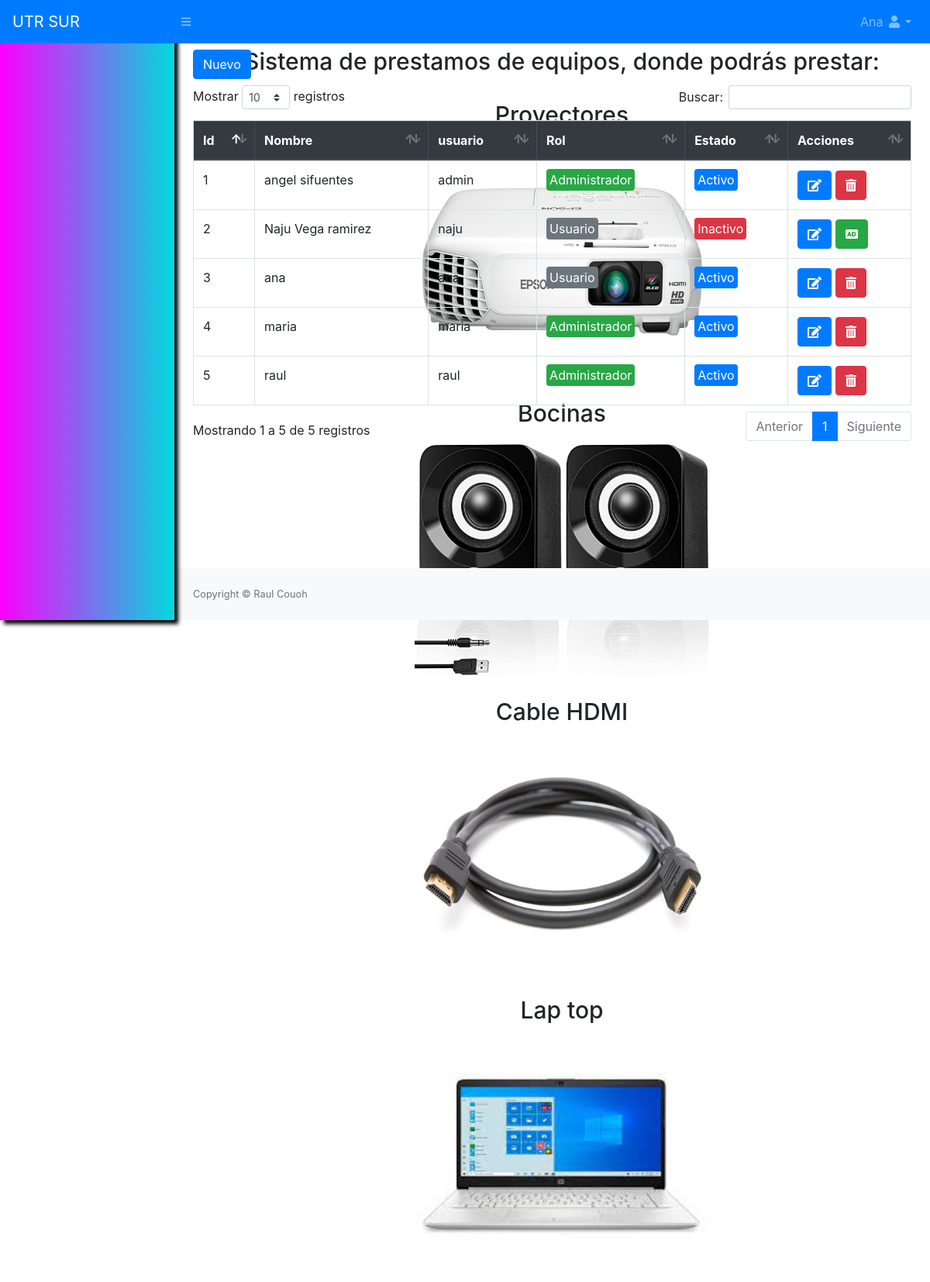
Screenshot of /usuarios/listar (signed in) with the database file from the repository.
### tables this page shows
CREATE TABLE `usuarios` (
  `id` int(11) PRIMARY KEY NOT NULL,
  `usuario` varchar(50) NOT NULL,
  `nombre` varchar(200) NOT NULL,
  `clave` varchar(100) NOT NULL,
  `rol` varchar(20) NOT NULL,
  `estado` int(11) NOT NULL DEFAULT 1
);

### index.php (called while the page is built, shortened)
<?php
require_once("Helpers/Helpers.php");
$url = isset($_GET['url']) ? $_GET['url'] : "Home/home";
$arrUrl = explode("/", $url);
$controller = $arrUrl[0];
$methop = $arrUrl[0];
if (isset($arrUrl[1])) {
    if ($arrUrl[1] != "") {
        $methop = $arrUrl[1];
    }
}
require_once("Libraries/Core/Load.php");
?>

### Libraries/Core/Controllers.php (called while the page is built, shortened)
<?php
class Controllers{
    public function loadModel()
    {
        $model = get_class($this)."Model";
        $routClass = "Models/".$model.".php";
    }
}
?>

### Libraries/Core/Conexion.php (called while the page is built)
<?php
class Conexion{
    private $conect;
    public function __construct()
    {
      $conexion = "mysql:host=".HOST.";dbname=".BD.";.CHARSET.";
      try {
          $this->conect = new PDO($conexion, DB_USER, PASS);
          $this->conect->setAttribute(PDO::ATTR_ERRMODE, PDO::ERRMODE_EXCEPTION);
      } catch (PDOException $e) {
          $this->conect = "Error en la conexion";
          echo "Error: " . $e->getMessage();
      }
    }
    public function conect()
    {
        return $this->conect;
    }
}
?>

### Libraries/Core/Mysql.php (called while the page is built, shortened)
<?php
class Mysql extends Conexion{
    private $conexion;
    function __construct()
    {
        $this->conexion = new Conexion();
        $this->conexion = $this->conexion->conect();
    }
    public function select_all(string $query){
        $this->strquery = $query;
        $result = $this->conexion->prepare($this->strquery);
        $result->execute();
        $data = $result->fetchall(PDO::FETCH_ASSOC);
        return $data;
    }
}
?>

### Helpers/Helpers.php (called while the page is built)
<?php
function base_url()
{
    return BASE_URL;
}
function encabezado($data="")
{
    $VistaH = "Views/Template/header.php";
    require_once($VistaH);
}
function pie($data="")
{
    $VistaP = "Views/Template/footer.php";
    require_once($VistaP);
}
?>

### Libraries/Core/Views.php (called while the page is built)
<?php
class Views{
    function getView($controller, $view, $data="", $alert="", $config = "", $cliente = "")
    {
        $controller = get_class($controller);
        if ($controller == "Home") {
            $view = "Views/".$view.".php";
        }else{
            $view = "Views/" . $controller . "/" . $view . ".php";
        }
        require_once($view);
    }
}
?>

### Controller/Usuarios.php (called while the page is built, shortened)
<?php
class Usuarios extends Controllers
{
    public function listar()
    {
        $data = $this->model->selectUsuarios();
        $this->views->getView($this, "listar", $data);
    }
}

### Models/UsuariosModel.php (called while the page is built, shortened)
<?php
class UsuariosModel extends Mysql{
    public function selectUsuarios()
    {
        $sql = "SELECT * FROM usuarios";
        $res = $this->select_all($sql);
        return $res;
    }
}
?>

### Views/usuarios/listar.php (the view, shortened to what this page needs)
<?php encabezado() ?>
<div id="layoutSidenav_content">
    <main>
        <div class="container-fluid">
            <div class="row">
                <div class="col-lg-12 mt-2">
                    <div class="row">
                        <div class="col-lg-6 mb-2">
                            <button class="btn btn-primary" type="button" data-toggle="modal" data-target="#nuevo_user">Nuevo</button>
                        </div>
                    </div>
                    <div class="table-responsive">
                        <table class="table table-hover table-bordered" id="table">
                            <thead class="thead-dark">
                                <tr>
                                    <th>Id</th>
                                    <th>Nombre</th>
                                    <th>usuario</th>
                                    <th>Rol</th>
                                    <th>Estado</th>
                                    <th>Acciones</th>
                                </tr>
                            </thead>
                            <tbody>
                                <?php
                                foreach ($data as $us) {
                                    if ($us['rol'] == 1) {
                                        $rol = '<span class="badge-success p-1 rounded">Administrador</span>';
                                    } else {
                                        $rol = '<span class="badge-secondary p-1 rounded">Usuario</span>';
                                    }
                                    if ($us['estado'] == 1) {
                                        $estado = '<span class="badge-primary p-1 rounded">Activo</span>';
                                    } else {
                                        $estado = '<span class="badge-danger p-1 rounded">Inactivo</span>';
                                    }
                                ?>
                                    <tr>
                                        <td><?php echo $us['id']; ?></td>
                                        <td><?php echo $us['nombre']; ?></td>
                                        <td><?php echo $us['usuario']; ?></td>
                                        <td><?php echo $rol; ?></td>
                                        <td><?php echo $estado; ?></td>
                                        <td>
                                            <a href="<?php echo base_url() ?>Usuarios/editar?id=<?php echo $us['id']; ?>" class="btn btn-primary"><i class="fas fa-edit"></i></a>
                                            <?php if ($us['estado'] == 1) { ?>
                                                <form action="<?php echo base_url() ?>Usuarios/eliminar" method="post" class="d-inline eliminar">
                                                    <button type="submit" class="btn btn-danger"><i class="fas fa-trash-alt"></i></button>
                                                </form>
                                            <?php } else { ?>
                                                <form action="<?php echo base_url() ?>Usuarios/reingresar" method="post" class="d-inline reingresar">
                                                    <button type="submit" class="btn btn-success"><i class="fas fa-audio-description"></i></button>
                                                </form>
                                            <?php } ?>
                                        </td>
                                    </tr>
                                <?php } ?>
                            </tbody>
                        </table>
                    </div>
                </div>
            </div>
        </div>
    </main>
    <?php pie() ?>

### Libraries/Core/Load.php (shortened to what this page needs)
<?php
$controllerFile = "Controller/" . $controller . ".php";
if (file_exists($controllerFile)) {
    $controller = new $controller();
    if (method_exists($controller, $methop)) {
        $controller->{$methop}($params);
    } else {
        require_once("Controller/Error.php");
    }
} else {
    require_once("Controller/Error.php");
}
?>

### Views/template/header.php (shortened to what this page needs)
<!DOCTYPE html>
<html lang="en">
<head>
    <link rel="stylesheet" href="<?php echo base_url(); ?>Assets/css/styles.css" id="theme-stylesheet">
    <link rel="stylesheet" href="<?php echo base_url(); ?>Assets/css/select2.min.css">
    <link rel="stylesheet" href="<?php echo base_url(); ?>Assets/css/dataTables.bootstrap4.min.css">
</head>
<body class="sb-nav-fixed">
    <nav class="sb-topnav navbar navbar-expand navbar-dark bg-primary">
        <a class="navbar-brand" href="<?php echo base_url(); ?>admin/listar">UTR SUR</a>
        <button class="btn btn-link btn-sm order-1 order-lg-0" id="sidebarToggle" href="#"><i class="fas fa-bars"></i></button>
        <ul class="navbar-nav ml-auto">
            <li class="nav-item dropdown">
                <a class="nav-link dropdown-toggle text-capitalize" id="userDropdown" href="#" role="button" data-toggle="dropdown" aria-haspopup="true" aria-expanded="false"><?php echo $_SESSION['nombre']; ?> <i class="fas fa-user fa-fw"></i></a>
            </li>
        </ul>
    </nav>
    <div id="layoutSidenav">
        <div id="layoutSidenav_nav">
            <nav class="sb-sidenav accordion sb-sidenav-dark" id="sidenavAccordion">
                <div class="sb-sidenav-menu">
                </div>
            </nav>
        </div>
        <?php if ($_SESSION['rol'] == 2) { ?>
    <section class="home">
        <div class="text" >Bienvenidos <br>Sistema de prestamos de equipos, donde podrás prestar:</div>
            <div class="text">
                <p>Proyectores</p>
                <img src="../Assets/img/proyector.png" alt="Proyectores"height="300" width=380>
            </div>
            <div class="text">
                <p>Bocinas</p>
                <img src="../Assets/img/bocina.jpg" style="float: center" height="300" width=380>
            </div>
            <div class="text">
                <p>Cable HDMI</p>
                <img src="../Assets/img/HDMI.jpg" style="float: center" height="300" width=380>
            </div>
            <div class="text">
                <p>Lap top</p>
                <img src="../Assets/img/laptop.jpeg" style="float: center" height="300" width=380>
            </div>
    </section>
    <?php } ?>

### Views/template/footer.php (shortened to what this page needs)
<footer class="py-4 bg-light mt-auto">
    <div class="container-fluid">
        <div class="d-flex align-items-center justify-content-between small">
            <div class="text-muted">Copyright &copy; Raul Couoh</div>
        </div>
    </div>
</footer>
</div>
</body>
</html>

### Views/template/header.php (style rules this page uses)
.home { position: absolute; top: 0; top: 0; left: 250px; height: 100vh; width: calc(100% - 250px); background-color: var(--body-color); transition: var(--tran-05); }
.home .text { font-size: 30px; font-weight: 500; color: var(--text-color); padding: 12px 60px; text-align: center; }

### rows the page displays
usuarios: id "1", nombre "angel sifuentes", usuario "admin", rol "Administrador", estado "Activo"
usuarios: id "2", nombre "Naju Vega ramirez", usuario "naju", rol "Usuario", estado "Inactivo"
usuarios: id "3", nombre "ana", usuario "ana", rol "Usuario", estado "Activo"
usuarios: id "4", nombre "maria", usuario "maria", rol "Administrador", estado "Activo"
usuarios: id "5", nombre "raul", usuario "raul", rol "Administrador", estado "Activo"

### other values shown
$_SESSION['nombre'] "Ana"
